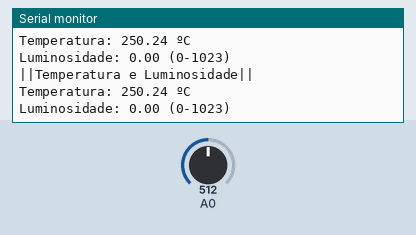
A sketch run on a simulated Arduino Uno, built with avr-gcc and run on an emulated ATmega328P. On the bench: the last lines printed to the serial monitor. The inputs (shaded band) are chosen by the test bench; at power-on: A0 = 512.

Above: at 1.8 s.
1.9 s: A0 set to 716
At 2.5 s:
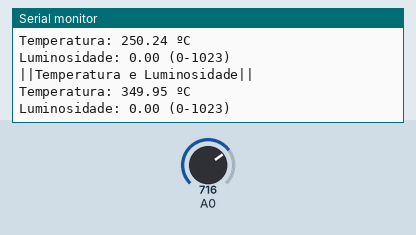
3.4 s: A0 set to 900
At 5.0 s:
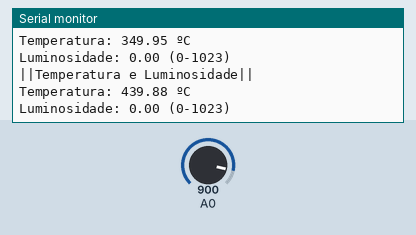
Timing chart, 0 to 6.5 s (numbered marks = the images above; inputs shaded):
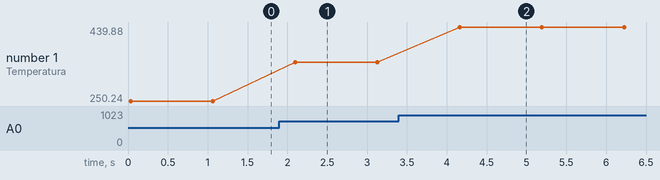

The sketch:

Sensores.ino
```cpp
//Portas do sensores
int LM35 = A0;//Sensor de Temperatura
int LDR = A1;//Sensor de Luminosidade
//Função de leitura da temperatura
void Temperatura(int sensor){
	float temp;
	//Conversão do valor para graus celcius
	temp = (float(analogRead(sensor))*5/(1023))/0.01;
	Serial.print("Temperatura: ");
	Serial.print(temp);
	Serial.println(" ºC");
	delay(10);
}
//Função da leitura do LDR
void Luminosidade(int sensor){
	float luz;
	Serial.print("Luminosidade: ");
	Serial.print(luz);
	Serial.println(" (0-1023)");
	delay(10);
}
//Setup do Serial
void setup(){
	Serial.begin(9600);
}

void loop(){
	Serial.println("||Temperatura e Luminosidade||");
	Temperatura(LM35);
	Luminosidade(LDR);
  delay(1000);
}
```

Measured:
- after the input at 1.9 s, the serial monitor: prints a new line after 0.20 s (image 1)
- after the input at 3.4 s, the serial monitor: prints a new line after 0.76 s (image 2)
- plotted number 1: 250.24 → 349.95 after the input at 1.9 s, 349.95 → 439.88 after the input at 3.4 s
